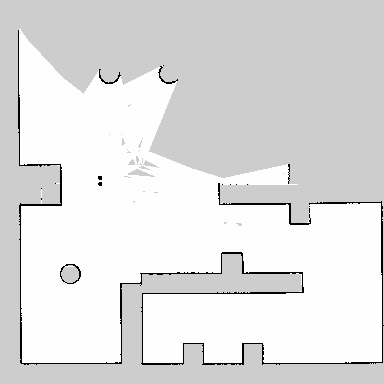
#> input picture Gazebo_test_map/tesst1.png, 384 x 384 px
$ python ransac_all.py   (older library calls are emulated)
#> lines starting #> are read from the running program, lines starting #| are printed output that depends on the picture; after the words box and inside, x2 and y2 are one past the last pixel; in counts of white or black regions, pixels touching at a corner belong together
# -*- coding:utf-8 -*-
import cv2
import numpy as np
from matplotlib import pyplot as plt
import math
import random
import copy
import matplotlib.gridspec as gridspec
from skimage.data import shepp_logan_phantom
from skimage.transform import radon, rescale
from ransac_map_merge import MAP_Function, RANSAC_Map_Merging
from itertools import combinations, permutations
from icp_map_merge import ScanMatching
from sklearn.cluster import KMeans
import csv


# [72 lines left out: function _icp_final_correction, not called in this run]

def _enlarge_image(img, L=1, pixel_value=0):
    img_r, img_c = np.shape(img)
    new_img = np.ones((img_r+2*L, img_c+2*L))*pixel_value
    new_img[L:L+img_r, L:L+img_c] = img
    return new_img.astype(np.uint8)

def _simple_rotate_image(image, angle, center=None, scale=1.0):
    (h, w) = image.shape[:2]
    # If the center of the rotation is not defined, use the center of the image.
    if center is None:
        (cX, cY) = (w // 2, h // 2)
    M = cv2.getRotationMatrix2D((cX, cY), angle, scale)

    cos = np.abs(M[0, 0])
    sin = np.abs(M[0, 1])

    # compute the new bounding dimensions of the image
    nW = int((h * sin) + (w * cos))
    nH = int((h * cos) + (w * sin))

    # adjust the rotation matrix to take into account translation
    M[0, 2] += (nW / 2) - cX
    M[1, 2] += (nH / 2) - cY

    # perform the actual rotation and return the image
    return cv2.warpAffine(image, M, (nW, nH), borderValue=(128))


def _simple_transform_state(input_map):
    r, c = np.shape(input_map)
    for i in range(r):
        for j in range(c):
            if input_map[i, j]  < 100:
                input_map[i, j] = 0
            elif input_map[i, j]  > 240:
                input_map[i, j] = 255
            else:
                input_map[i, j] = 128
    return input_map


# [14 lines left out: function _do_bf_match, not called in this run]

def _sift_feature(img):
    siftDetector = cv2.xfeatures2d.SIFT_create()
    key_points, descriptor = siftDetector.detectAndCompute(img, None)
    kp_list = []
    des_list = []
    # print(len(key_points), np.shape(descriptor))
    for i in range(len(key_points)):
        kp = key_points[i]
        y = round(kp.pt[0])
        x = round(kp.pt[1])
        if img[x,y] == 255:
        # if 1:
            kp_list.append(kp)
            des_list.append(descriptor[i,:])
    des_list = np.array(des_list)
    img = cv2.drawKeypoints(img,
                            outImage=img,
                            keypoints=kp_list,
                            flags=cv2.DRAW_MATCHES_FLAGS_DRAW_RICH_KEYPOINTS,
                            color= (255, 0, 0))
    return img, kp_list, des_list

# [303 lines left out: functions _patch_defect, _map_merge_1, _map_merge, _submap_merge, _sub_kp_merge, not called in this run]


def _scale_image(image, ratio):
    image = cv2.resize(image, (0, 0), fx=ratio, fy=ratio, interpolation=cv2.INTER_NEAREST)
    return image


def _rotate_image(image, angle, center=None, scale=1.0):
    (h, w) = image.shape[:2]
    # If the center of the rotation is not defined, use the center of the image.
    if center is None:
        (cX, cY) = (w // 2, h // 2)
    else:
        (cX, cY) = center
    M = cv2.getRotationMatrix2D((cX, cY), angle, scale)

    cos = np.abs(M[0, 0])
    sin = np.abs(M[0, 1])

    # compute the new bounding dimensions of the image
    nW = int((h * sin) + (w * cos))
    nH = int((h * cos) + (w * sin))

    # adjust the rotation matrix to take into account translation
    M[0, 2] += (nW / 2) - cX
    M[1, 2] += (nH / 2) - cY

    img_rot = cv2.warpAffine(image, M, (nW, nH))
    r, c = np.shape(img_rot)
    for i in range(r):
        for j in range(c):
            if img_rot[i, j]  > 0:
                img_rot[i, j] = 255
            else:
                img_rot[i, j] = 0
    return img_rot

# def _transform_state(input_map, state_range=[230, 100], gray=255):
#     """
#     Probabilities in OGMs will be transformed into 3 values: 0, 128, 255. \n
#     Occupied Space:   0\n
#     Unknown  Space: 128\n
#     Free     Space: 255
#     """
#     r, c = np.shape(input_map)
#     for i in range(r):
#         for j in range(c):

#             if input_map[i, j]  > state_range[0]:  # White >> Free Space
#                 input_map[i, j] = 255

#             elif input_map[i, j] < state_range[1]: # Black >> Occupied Space
#                 input_map[i, j] = 0

#             else:                       # Gray  >> Unknown Space
#                 input_map[i, j] = gray
#     return input_map

def _transform_state(input_map):
    r, c = np.shape(input_map)
    for i in range(r):
        for j in range(c):
            if input_map[i, j]  < 100:
                input_map[i, j] = 255
            else:
                input_map[i, j] = 0
    return input_map

# [34 lines left out: function feature_detect_match, not called in this run]

def _dilate_image(img, L=1):
    img_r, img_c = np.shape(img)
    img_tmp = np.zeros((img_r+2*L, img_c+2*L))
    pts = np.where(img==255)
    _, length = np.shape(pts)
    for i in range(length):
        x = pts[0][i]+L
        y = pts[1][i]+L
        img_tmp[x-L:x+L+1, y-L:y+L+1] = 255
    # new_img = img_tmp[L:L+img_r, L:L+img_c]
    new_img = img_tmp
    return new_img.astype(np.uint8)

# [15 lines left out: function _blur_image, not called in this run]

def _erode_image(img, L=1):
    img_r, img_c = np.shape(img)
    img_tmp = np.zeros((img_r+2*L,img_c+2*L))
    img_tmp[L:L+img_r, L:L+img_c] = img
    new_img = np.zeros((img_r, img_c))
    pts = np.where(img==255)
    _, length = np.shape(pts)
    B1 = np.ones((2*L+1,2*L+1))*255
    for i in range(length):
        x = pts[0][i]+L
        y = pts[1][i]+L
        if 1:
            window = img_tmp[x-L:x+L+1, y-L:y+L+1]
            flag = window==B1
            if flag.all():
                new_img[x, y] = 255
    return new_img.astype(np.uint8)

def _radon_find_theta(image):
    image = rescale(image, scale=1.0, mode='reflect', multichannel=False)
    theta = np.linspace(0., 180., max(image.shape), endpoint=False)
    sinogram = radon(image, theta=theta, circle=True)
    x = np.where(sinogram==np.amax(sinogram))
    yaw = x[1][0]/sinogram.shape[1]*180
    return yaw, sinogram


# [14 lines left out: function _plot_map, not called in this run]

def _erode_test(img, L=1):
    img_r, img_c = np.shape(img)
    img_tmp = np.zeros((img_r+2*L,img_c+2*L))
    img_tmp[L:L+img_r, L:L+img_c] = img
    new_img = np.zeros((img_r, img_c))
    pts = np.where(img==255)
    _, length = np.shape(pts)

    B1 = np.ones((2*L+1,2*L+1))*255

    for i in range(length):
        x = pts[0][i]+L
        y = pts[1][i]+L

        window = img_tmp[x-L:x+L+1, y-L:y+L+1]
        flag = window==B1
        if flag.all():
            new_img[x-L, y-L] = 255
            img_tmp[x-L:x+L+1, y-L:y+L+1] = 0
    return new_img.astype(np.uint8)

def _image_boundary_follow(image, L=10):
    img_r, img_c = np.shape(image)
    img = np.zeros((img_r+2*L, img_c+2*L))
    img[L:img_r+L, L:img_c+L] = image
    new_img = np.zeros((img_r+2*L, img_c+2*L))
    pts = np.where(img==255)
    _, length = np.shape(pts)

    direction = None
    times = 0
    x = pts[0][0]
    y = pts[1][0]

    img_list = []
    now_img = np.zeros((img_r+2*L, img_c+2*L))

    # 先用有限次數的迭代
    while times < 100000 :
        times += 1
        img[x, y] = 0
        new_img[x-1:x+2, y-1:y+2] = 255
        now_img[x-1:x+2, y-1:y+2] = 255

        window = img[x-L:x+L+1, y-L:y+L+1]
        window_pts = np.where(window==255)

        # Window內有白點。
        if window_pts[0].shape[0]!=0:
            # 曼哈頓距離最近者
            index = np.argmin( abs(window_pts[0] - L) + abs(window_pts[1] - L) )
            dx = window_pts[0][index] - L
            dy = window_pts[1][index] - L

            abs_dx = abs(dx)
            abs_dy = abs(dy)

            # 上下移動
            if abs_dx > abs_dy:
                img[x+dx, y+dy] = 0
                if dx > 0:
                    new_img[x:x+dx, y-1:y+2] = 255
                    now_img[x:x+dx, y-1:y+2] = 255
                else:
                    new_img[x+dx:x, y-1:y+2] = 255
                    now_img[x+dx:x, y-1:y+2] = 255
                x = x + dx
                y = y
                direction = 'vertical'

            # 左右移動
            elif abs_dy > abs_dx:
                img[x+dx, y+dy] = 0
                if dy > 0:
                    new_img[x-1:x+2, y:y+dy] = 255
                    now_img[x-1:x+2, y:y+dy] = 255
                else:
                    new_img[x-1:x+2, y+dy:y] = 255
                    now_img[x-1:x+2, y+dy:y] = 255
                x = x
                y = y + dy
                direction = 'horizontal'

            # 45度移動抉擇，跟隨先前移動方向。
            else:
                if direction == 'vertical':
                    if dx > 0:
                        new_img[x:x+dx, y-1:y+2] = 255
                        now_img[x:x+dx, y-1:y+2] = 255
                    else:
                        new_img[x+dx:x, y-1:y+2] = 255
                        now_img[x+dx:x, y-1:y+2] = 255
                    x = x + dx
                    y = y

                elif direction == 'horizontal':
                    if dy > 0:
                        new_img[x-1:x+2, y:y+dy] = 255
                        now_img[x-1:x+2, y:y+dy] = 255
                    else:
                        new_img[x-1:x+2, y+dy:y] = 255
                        now_img[x-1:x+2, y+dy:y] = 255
                    x = x
                    y = y + dy

                # 沒有先前移動方向，直接選取下一個點。
                else:
                    pts = np.where(img==255)
                    x = pts[0][0]
                    y = pts[1][0]

        # Window內沒白點。
        else:
            # change to next segment.
            pts = np.where(img==255)
            _, length = np.shape(pts)
            if length == 0:
                print("break")
                break

            img_list.append(now_img.astype(np.uint8))
            now_img = np.zeros((img_r+2*L, img_c+2*L))

            x = pts[0][0]
            y = pts[1][0]


    return new_img.astype(np.uint8), img_list


# [35 lines left out: functions _compute_triangle_vertex, _compute_triangle_side_vector, _triangle_vectors, not called in this run]

def _euclidean_dist(vec1, vec2):

    return ( (vec1[0] - vec2[0])**2 + (vec1[1] - vec2[1])**2 + (vec1[2] - vec2[2])**2 )**0.5

# [133 lines left out: functions _get_keypoint, _convert_cartesian_to_polar, _kmeans_classify, _find_hough_circles, _fit_model, rot and 2 more, not called in this run]


if __name__ == "__main__":

    """
    Show Original Image Process
    """
    Original_Process_state = True

    """
    1 - load images
    """
    img1 = cv2.imread('Gazebo_test_map//tesst1.png')
#> img1 is the input picture: shape (384, 384, 3); min 0, max 254, mean 224.3
    # img2 = cv2.imread('Gazebo_test_map//test0223_2.png')

    # img2 = cv2.imread('Gazebo_test_map//sigma_difference//0426_map_01.png')
    # img2 = cv2.imread('Gazebo_test_map//sigma_difference//0426_map_005.png')

    img2 = cv2.imread('Gazebo_test_map//ratio_difference//0503_r01.png')
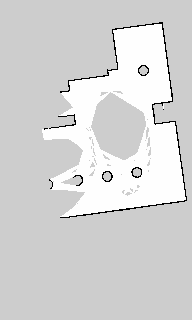
#> input picture Gazebo_test_map/ratio_difference/0503_r01.png, 192 x 320 px
#> img2 is the input picture: shape (320, 192, 3); min 0, max 254, mean 212.7
    # img2 = cv2.imread('Gazebo_test_map//ratio_difference//0503_r02.png')


    """
    2 - grayscale
    """
    img1 = cv2.cvtColor(img1, cv2.COLOR_RGB2GRAY)
#> img1: shape (384, 384)
    img2 = cv2.cvtColor(img2, cv2.COLOR_RGB2GRAY)
#> img2: shape (320, 192)

    if 0:
        fig, ax = plt.subplots(1, 2)
        ax[0].imshow(img1, cmap='gray'), ax[0].set_title("OGM 1 - Original Image")
        ax[1].imshow(img2, cmap='gray'), ax[1].set_title("OGM 2 - Original Image")
        ax[0].get_xaxis().set_visible(False), ax[0].get_yaxis().set_visible(False)
        ax[1].get_xaxis().set_visible(False), ax[1].get_yaxis().set_visible(False)
        fig.tight_layout()

    if Original_Process_state:
        img_gray_1 = copy.copy(img1)
        img_gray_2 = copy.copy(img2)


    """
    3 - binary image
    """
    img1 = _transform_state(img1)
    img2 = _transform_state(img2)
#> after the loop in _transform_state (call 2), `for i in range(r):`:
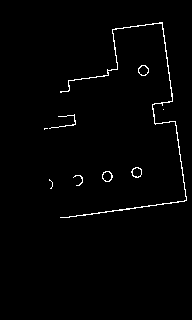
#> input_map: shape (320, 192); 1.4% white in thin lines or dots, all inside (x1, y1, x2, y2) = (44, 22, 187, 218)

    if 0:
        fig, ax = plt.subplots(1, 2)
        ax[0].imshow(img1, cmap='gray'), ax[0].set_title("OGM 1 - Binary Image")
        ax[1].imshow(img2, cmap='gray'), ax[1].set_title("OGM 2 - Binary Image")
        ax[0].get_xaxis().set_visible(False), ax[0].get_yaxis().set_visible(False)
        ax[1].get_xaxis().set_visible(False), ax[1].get_yaxis().set_visible(False)
        fig.tight_layout()

    if Original_Process_state:
        img_gray_1 = _simple_transform_state(img_gray_1)
        img_gray_2 = _simple_transform_state(img_gray_2)
#> after the loop in _simple_transform_state (call 2), `for i in range(r):`:
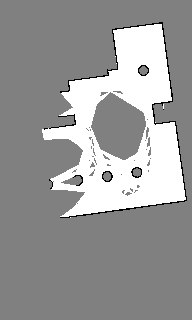
#> input_map: shape (320, 192); min 0, max 255, mean 153.6
        if 0:
            fig, ax = plt.subplots(1, 2)
            ax[0].imshow(img_gray_1, cmap='gray'), ax[0].set_title("OGM 1")
            ax[1].imshow(img_gray_2, cmap='gray'), ax[1].set_title("OGM 2")
            ax[0].get_xaxis().set_visible(False), ax[0].get_yaxis().set_visible(False)
            ax[1].get_xaxis().set_visible(False), ax[1].get_yaxis().set_visible(False)
            fig.tight_layout()


    """
    4 - radon and rotate
    """
    dtheta_1, sino_1 = _radon_find_theta(img1)
#> in _radon_find_theta, `x = np.where(sinogram==np.amax(sinogram))`: x = ([21], [192])
#> in _radon_find_theta, `yaw = x[1][0]/sinogram.shape[1]*180`: yaw = 90
#> dtheta_1 = 90
    dtheta_2, sino_2 = _radon_find_theta(img2)
#> in _radon_find_theta (call 2), `sinogram = radon(image, theta=theta, circle=True)`:
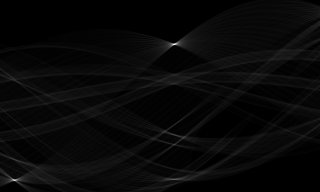
#> sinogram: shape (192, 320) float64; min 0, max 99.14, mean 3.4; drawn with min black and max white
#> in _radon_find_theta (call 2), `x = np.where(sinogram==np.amax(sinogram))`: x = ([44], [174])
#> in _radon_find_theta (call 2), `yaw = x[1][0]/sinogram.shape[1]*180`: yaw = 97.87
#> dtheta_2 = 97.87

    if 0:
        dx1 = -0.5 * 180.0 / max(img1.shape)
        dy1 = 0.5 / sino_1.shape[0]
        dx2 = -0.5 * 180.0 / max(img2.shape)
        dy2 = 0.5 / sino_2.shape[0]

        fig, ax = plt.subplots(1, 2)
        ax[0].imshow(sino_1, cmap='gray', extent=(-dx1, 180.0+dx1, -dy1, sino_1.shape[0] + dy1)), ax[0].set_title("OGM 1 - Radon Transform")
        ax[1].imshow(sino_2, cmap='gray', extent=(-dx2, 180.0+dx2, -dy2, sino_2.shape[0] + dy2)), ax[1].set_title("OGM 2 - Radon Transform")
        ax[0].set_xlabel("Projection angle (deg)"), ax[0].set_ylabel("Projection position (pixels)")
        ax[1].set_xlabel("Projection angle (deg)"), ax[1].set_ylabel("Projection position (pixels)")
        fig.tight_layout()

    img1 = _rotate_image(img1, 90-dtheta_1)
#> in _rotate_image, `M = cv2.getRotationMatrix2D((cX, cY), angle, scale)`: M = [[1, 0, 0], [0, 1, 0]]
#> in _rotate_image, `cos = np.abs(M[0, 0])`: cos = 1
#> in _rotate_image, `sin = np.abs(M[0, 1])`: sin = 0
#> in _rotate_image, `nW = int((h * sin) + (w * cos))`: nW = 384
    img2 = _rotate_image(img2, 90-dtheta_2)
#> call 2 of _rotate_image, with angle = -7.87, scale = 1
#> in _rotate_image (call 2), `M = cv2.getRotationMatrix2D((cX, cY), angle, scale)`: M = [[0.991, -0.137, 22.83], [0.137, 0.991, -11.64]]
#> in _rotate_image (call 2), `cos = np.abs(M[0, 0])`: cos = 0.991
#> in _rotate_image (call 2), `sin = np.abs(M[0, 1])`: sin = 0.137
#> in _rotate_image (call 2), `nW = int((h * sin) + (w * cos))`: nW = 234
#> in _rotate_image (call 2), `nH = int((h * cos) + (w * sin))`: nH = 343
#> after the loop in _rotate_image (call 2), `for i in range(r):`:
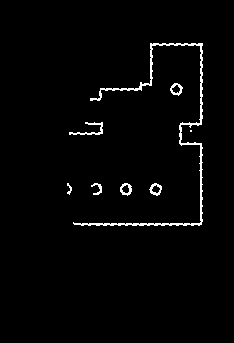
#> img_rot: shape (343, 234); 2% white in thin lines or dots, all inside (x1, y1, x2, y2) = (67, 43, 203, 226)

    if 0:
        fig, ax = plt.subplots(1, 2)
        ax[0].imshow(img1, cmap='gray'), ax[0].set_title("OGM 1 - Rotated Image")
        ax[1].imshow(img2, cmap='gray'), ax[1].set_title("OGM 2 - Rotated Image")
        ax[0].get_xaxis().set_visible(False), ax[0].get_yaxis().set_visible(False)
        ax[1].get_xaxis().set_visible(False), ax[1].get_yaxis().set_visible(False)
        fig.tight_layout()

    if Original_Process_state:
        img_gray_1 = _simple_rotate_image(img_gray_1, 90-dtheta_1)
#> in _simple_rotate_image, `M = cv2.getRotationMatrix2D((cX, cY), angle, scale)`: M = [[1, 0, 0], [0, 1, 0]]
#> in _simple_rotate_image, `cos = np.abs(M[0, 0])`: cos = 1
#> in _simple_rotate_image, `sin = np.abs(M[0, 1])`: sin = 0
#> in _simple_rotate_image, `nW = int((h * sin) + (w * cos))`: nW = 384
        img_gray_2 = _simple_rotate_image(img_gray_2, 90-dtheta_2)
#> call 2 of _simple_rotate_image, with angle = -7.87, scale = 1
#> in _simple_rotate_image (call 2), `M = cv2.getRotationMatrix2D((cX, cY), angle, scale)`: M = [[0.991, -0.137, 22.83], [0.137, 0.991, -11.64]]
#> in _simple_rotate_image (call 2), `cos = np.abs(M[0, 0])`: cos = 0.991
#> in _simple_rotate_image (call 2), `sin = np.abs(M[0, 1])`: sin = 0.137
#> in _simple_rotate_image (call 2), `nW = int((h * sin) + (w * cos))`: nW = 234
#> in _simple_rotate_image (call 2), `nH = int((h * cos) + (w * sin))`: nH = 343
#> in _simple_rotate_image (call 2), `return cv2.warpAffine(image, M, (nW, nH), borderValue=(128))`:
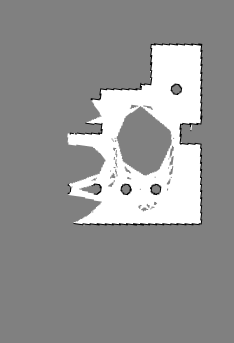
#> returned value: shape (343, 234); min 0, max 255, mean 147.6
        if 0:
            fig, ax = plt.subplots(1, 2)
            ax[0].imshow(img_gray_1, cmap='gray'), ax[0].set_title("OGM 1 - Rotated Image")
            ax[1].imshow(img_gray_2, cmap='gray'), ax[1].set_title("OGM 2 - Rotated Image")
            ax[0].get_xaxis().set_visible(False), ax[0].get_yaxis().set_visible(False)
            ax[1].get_xaxis().set_visible(False), ax[1].get_yaxis().set_visible(False)
            fig.tight_layout()


    """
    Closing
    """
    img1 = _dilate_image(img1, L=1)
#> in _dilate_image, `pts = np.where(img==255)`: pts = 2793 positions, rows 30 to 364, columns 18 to 383
#> the loop in _dilate_image, `for i in range(length):` made 2793 passes
#> (x, y) on passes 1 to 3: (31, 19), (32, 19), (33, 19)
    img1 = _erode_image(img1, L=1)
#> in _erode_image, `pts = np.where(img==255)`: pts = 7071 positions, rows 30 to 366, columns 18 to 385
#> the loop in _erode_image, `for i in range(length):` made 7071 passes
#> (x, y, window) on passes 1 to 7: (31, 19, [[0, 0, 0], [0, 255, 255], [0, 255, 255]]), (31, 20, [[0, 0, 0], [255, 255, 255], [255, 255, 255]]), (31, 21, [[0, 0, 0], [255, 255, 0], [255, 255, 0]]), (32, 19, [[0, 255, 255], [0, 255, 255], [0, 255, 255]]), (32, 20, [[255, 255, 255], [255, 255, 255], [255, 255, 255]]), (32, 21, [[255, 255, 0], [255, 255, 0], [255, 255, 0]]), (33, 19, [[0, 255, 255], [0, 255, 255], [0, 255, 255]])
    img2 = _dilate_image(img2, L=1)
#> the loop in _dilate_image (call 2), `for i in range(length):` made 1645 passes
#> (x, y) on passes 1 to 3: (44, 151), (44, 152), (44, 154)
    img2 = _erode_image(img2, L=1)

    if Original_Process_state:
        img_gray_1 = _enlarge_image(img_gray_1, L=1, pixel_value=128)
        img_gray_2 = _enlarge_image(img_gray_2, L=1, pixel_value=128)

    """
    5 - special erode: find center of each mask.

        膨脹、侵蝕等操作會增加地圖影像的大小，增加長、寬各 2L 格。
    """
    img1 = _dilate_image(img1, L=2)
    img1 = _erode_test(img1, L=2)

    img2 = _dilate_image(img2, L=1)
    img2 = _erode_test(img2, L=1)

    if 0:
        img11 = _dilate_image(img1, L=1)
        img22 = _dilate_image(img2, L=1)
        fig, ax = plt.subplots(1, 2)
        ax[0].imshow(img11, cmap='gray'), ax[0].set_title("OGM 1 - Extract Interest Point")
        ax[1].imshow(img22, cmap='gray'), ax[1].set_title("OGM 2 - Extract Interest Point")
        ax[0].get_xaxis().set_visible(False), ax[0].get_yaxis().set_visible(False)
        ax[1].get_xaxis().set_visible(False), ax[1].get_yaxis().set_visible(False)
        fig.tight_layout()

    if Original_Process_state:
        img_gray_1 = _enlarge_image(img_gray_1, L=2, pixel_value=128)
        img_gray_2 = _enlarge_image(img_gray_2, L=1, pixel_value=128)
        if 0:
            img11 = _dilate_image(img1, L=1)
            img22 = _dilate_image(img2, L=1)
            fig, ax = plt.subplots(1, 2)
            ax[0].imshow(img_gray_1, cmap='gray'), ax[0].set_title("OGM 1 - Extract Interest Point")
            ax[1].imshow(img_gray_2, cmap='gray'), ax[1].set_title("OGM 2 - Extract Interest Point")
            ax[0].get_xaxis().set_visible(False), ax[0].get_yaxis().set_visible(False)
            ax[1].get_xaxis().set_visible(False), ax[1].get_yaxis().set_visible(False)
            fig.tight_layout()


    """
    6 - boundary_follow: to correct the location.

        邊緣追蹤也會增加地圖影像，增加長、寬各 2L 格。
    """
    img1, img1_list = _image_boundary_follow(img1, L=20)
#> the loop in _image_boundary_follow, `while times < 100000 :` made 389 passes
#> pass 1, in _image_boundary_follow, `window = img[x-L:x+L+1, y-L:y+L+1]`:
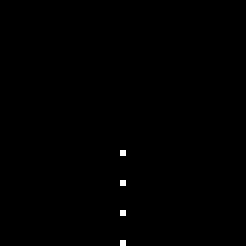
#> window: shape (41, 41) float64 (shown 6 times larger); 0.24% white in thin lines or dots, all inside (x1, y1, x2, y2) = (20, 25, 21, 41)
    img2, img2_list = _image_boundary_follow(img2, L=20)

    if 0:
        fig, ax = plt.subplots(1, 2)
        ax[0].imshow(img1, cmap='gray'), ax[0].set_title("OGM 1 - Correction")
        ax[1].imshow(img2, cmap='gray'), ax[1].set_title("OGM 2 - Correction")
        ax[0].get_xaxis().set_visible(False), ax[0].get_yaxis().set_visible(False)
        ax[1].get_xaxis().set_visible(False), ax[1].get_yaxis().set_visible(False)
        fig.tight_layout()

    if Original_Process_state:
        img_gray_1 = _enlarge_image(img_gray_1, L=20, pixel_value=128)
        img_gray_2 = _enlarge_image(img_gray_2, L=20, pixel_value=128)
        if 0:
            fig, ax = plt.subplots(1, 2)
            ax[0].imshow(img_gray_1, cmap='gray'), ax[0].set_title("OGM 1 - Correction")
            ax[1].imshow(img_gray_2, cmap='gray'), ax[1].set_title("OGM 2 - Correction")
            ax[0].get_xaxis().set_visible(False), ax[0].get_yaxis().set_visible(False)
            ax[1].get_xaxis().set_visible(False), ax[1].get_yaxis().set_visible(False)
            fig.tight_layout()

    """
    7 - feature detection
    """
    img1_1, kp1_1, des1_1 = _sift_feature(img1)
#> the loop in _sift_feature, `for i in range(len(key_points)):` made 102 passes
#> (the run stopped early here; a loop or call above may not have finished)
